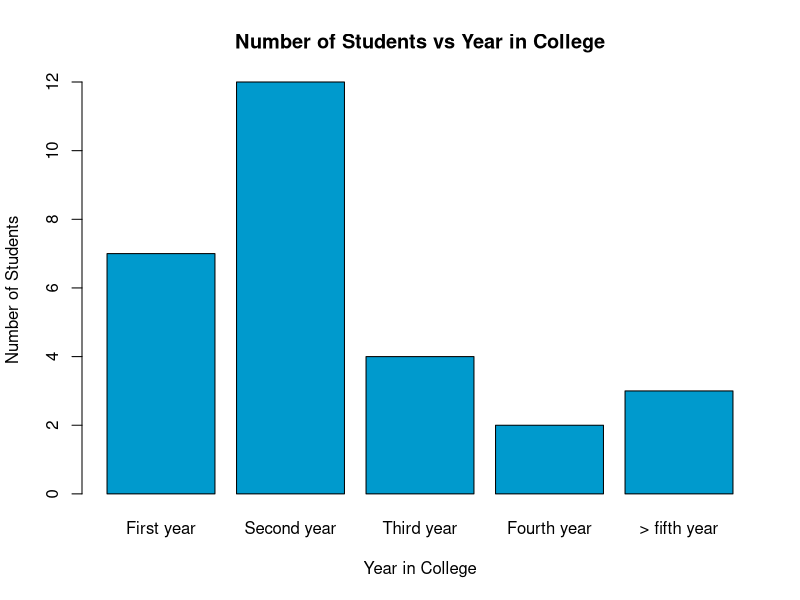
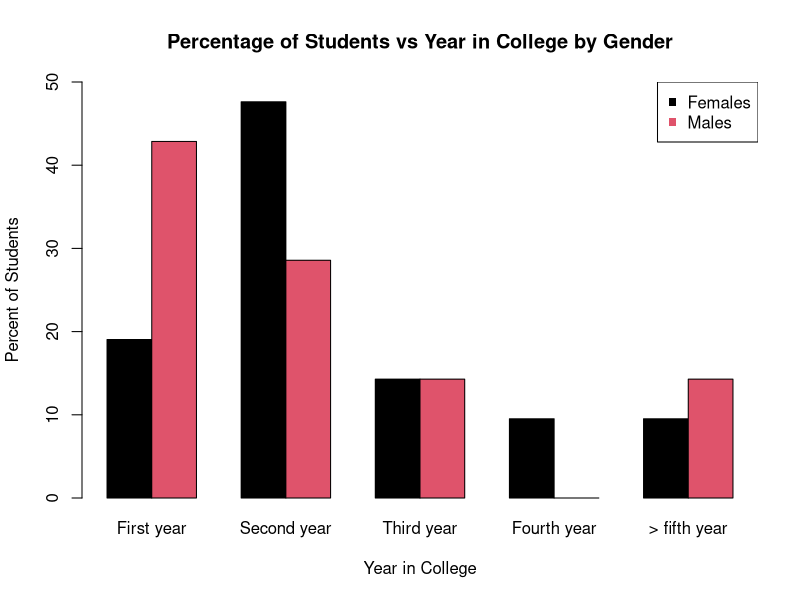

Write R code to recreate these figures, in order.
#------------------------------------------------------------------------------#
# Assignment: 15 February R Bar Plotting Homework                              #
# Author: Dylan Oh                                                             #
# Date Created: 13 February 2018                                               #
#------------------------------------------------------------------------------#

# Importing data
library(plyr)
qual_data_visual <- read.csv("Test_data.csv")

#------------------------------------------------------------------------------#
#           Creating Single Bar Plot of Number of Students per Year            #
#------------------------------------------------------------------------------#

# Creating a vector of the years in college category
year_summary <- count(qual_data_visual$Year_in_college)

# Creating a vector that will change the order of the data to be correct
correct_order <- c(2,4,5,3,1)

# Plotting number of students vs year in college as a single bar plot
barplot(year_summary$freq[correct_order],
        names.arg = year_summary$x[correct_order],
        main = 'Number of Students vs Year in College',
        xlab = 'Year in College',
        ylab = 'Number of Students',
        col = 'deepskyblue3')


#------------------------------------------------------------------------------#
#           Creating Grouped Bar Plot of Percentage Gender Per Year            #
#------------------------------------------------------------------------------#

# Creating a table of biological sex and number per year in college
years <- table(qual_data_visual$Biological_sex,
               qual_data_visual$Year_in_college)

# Calculating total number of male and female students
num_females <- sum(years[1,])
num_males <- sum(years[2,])

# Converting discrete number of students of a gender into a percentage
percent_genders <- years / c(num_females, num_males) * 100

# Plotting percentage of students in each sex vs year in college as a grouped
# bar plot
barplot(percent_genders[,correct_order],
        beside = T,
        names.arg = year_summary$x[correct_order],
        main = 'Percentage of Students vs Year in College by Gender',
        ylab = 'Percent of Students',
        xlab = 'Year in College',
        ylim = c(0,50),
        col = 1:2)

# Adding a legend
legend('topright',
       legend = c('Females','Males'),
       pch = 15,
       col = 1:2)


#------------------------------------------------------------------------------#
#                                   Rubric                                     #
#------------------------------------------------------------------------------#

# Successfully made a bar plot -- YES

# Included relevant and informative x and y axis labels -- YES

# Made the bars a color -- YES

# Ordered the x-axis in a way that makes sense -- YES

# Added rubric at the end of script with items completed and capitalized -- YES

# Constructed a grouped bar plot for two variables -- YES
